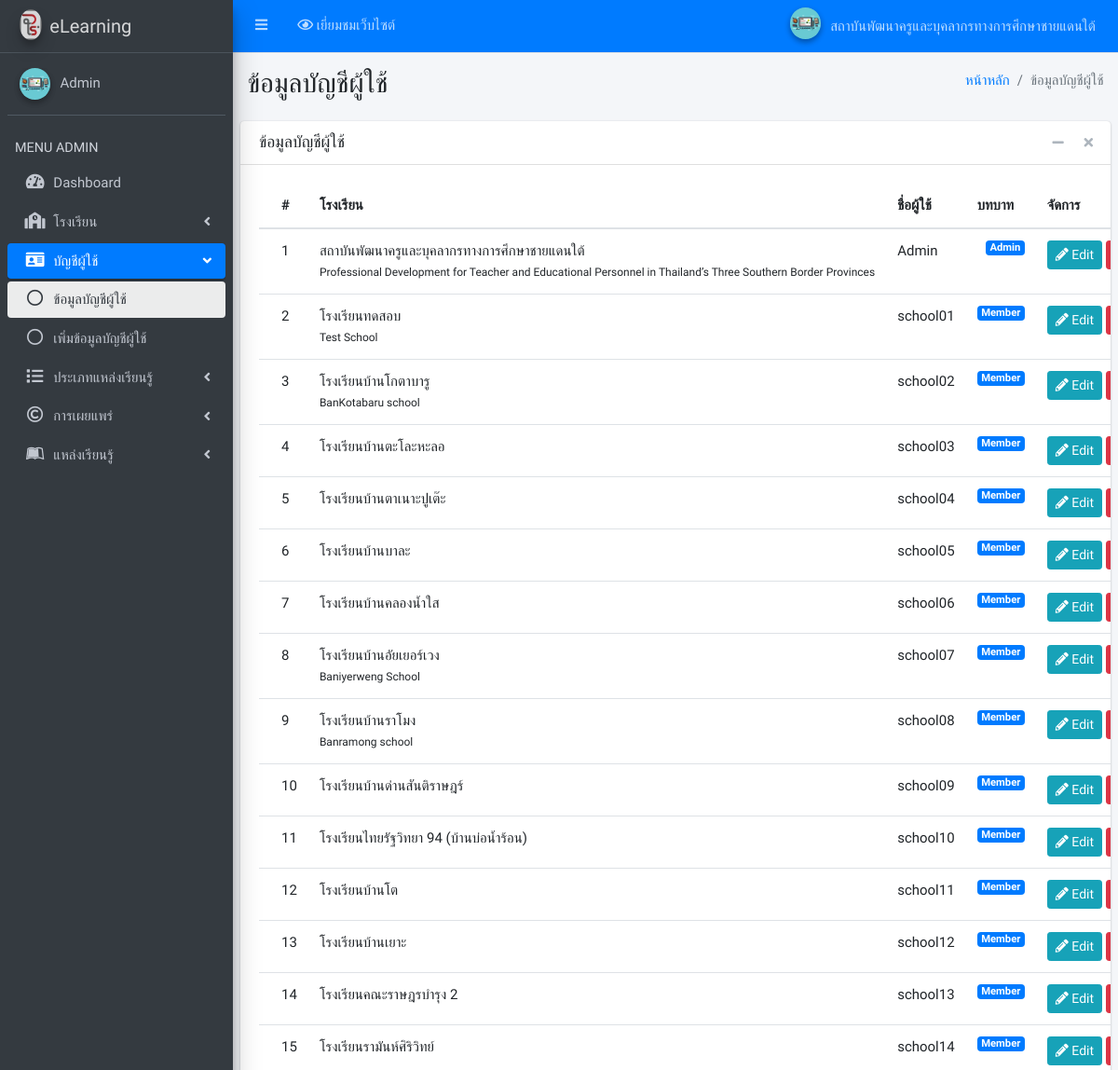
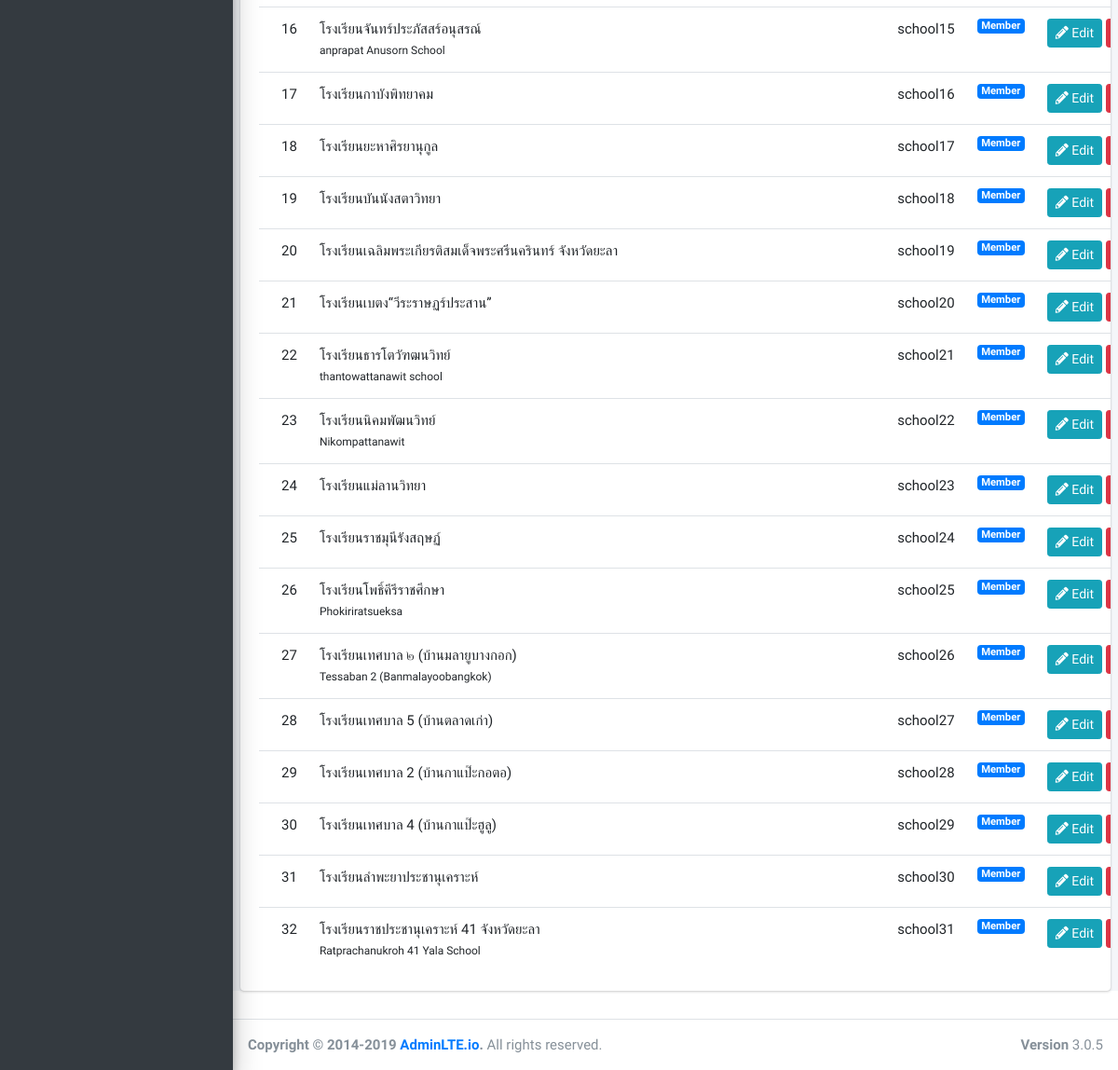
The page /backend/admin/?menu=user (signed in) on the database its author committed (2 pictures, top to bottom).
### tables this page shows
CREATE TABLE `tbl_user` (
`user_id` int(20) NOT NULL,
`user_name` varchar(255) NOT NULL,
`password` varchar(255) NOT NULL,
`school_id` int(11) NOT NULL,
`role` varchar(100) NOT NULL,
`created_at` timestamp NOT NULL DEFAULT current_timestamp(),
`updated_at` timestamp NULL DEFAULT NULL
);

CREATE TABLE `tbl_school` (
`school_id` int(255) NOT NULL,
`school_code` varchar(15) DEFAULT NULL,
`school_obec_code` varchar(15) DEFAULT NULL,
`school_name_th` varchar(255) DEFAULT NULL,
`school_name_en` varchar(255) DEFAULT NULL,
`school_director` varchar(255) DEFAULT NULL,
`school_director_tell` varchar(15) DEFAULT NULL,
`school_tell` varchar(15) DEFAULT NULL,
`school_fax` varchar(15) DEFAULT NULL,
`school_email` varchar(50) DEFAULT NULL,
`school_website` varchar(255) DEFAULT NULL,
`province` int(255) DEFAULT NULL,
`amphur` int(255) DEFAULT NULL,
`district` int(255) DEFAULT NULL,
`postcode` varchar(10) DEFAULT NULL,
`school_lat` varchar(255) DEFAULT NULL,
`school_lng` varchar(255) DEFAULT NULL,
`created_at` timestamp NOT NULL DEFAULT current_timestamp(),
`updated_at` timestamp NULL DEFAULT NULL
);

### backend/admin/pages/user/index.php (the view, shortened to what this page needs)
<div class="content-wrapper">
	<section class="content-header">
		<div class="container-fluid">
			<div class="row mb-2">
				<div class="col-sm-6">
					<h1>ข้อมูลบัญชีผู้ใช้</h1>
				</div>
				<div class="col-sm-6">
					<ol class="breadcrumb float-sm-right">
						<li class="breadcrumb-item"><a href="#">หน้าหลัก</a></li>
						<li class="breadcrumb-item active">ข้อมูลบัญชีผู้ใช้</li>
					</ol>
				</div>
			</div>
		</div>
	</section>
	<section class="content">
		<div class="card">
			<div class="card-header">
				<h3 class="card-title">ข้อมูลบัญชีผู้ใช้</h3>
				<div class="card-tools">
					<button type="button" class="btn btn-tool" data-card-widget="collapse" data-toggle="tooltip" title="Collapse">
						<i class="fas fa-minus"></i></button>
						<button type="button" class="btn btn-tool" data-card-widget="remove" data-toggle="tooltip" title="Remove">
							<i class="fas fa-times"></i></button>
						</div>
					</div>
					<div class="card-body table-responsive p-0">
						<div class="card-body">
							<table class="table table-hover text-nowrap" id="dataTable">
								<thead>
									<tr>
										<th style="width: 10%">
											#
										</th>
										<th style="width: 30%">
											โรงเรียน
										</th>
										<th style="width: 20%">
											ชื่อผู้ใช้
										</th>
										<th style="width: 20%" align="center">
											บทบาท
										</th>
										<th style="width: 20%">
											จัดการ
										</th>
									</tr>
								</thead>
								<tbody>
									<?php
									$i=0;
									$sql = "SELECT * FROM tbl_user INNER JOIN tbl_school ON tbl_user.school_id = tbl_school.school_id";
									$result = $conn->query($sql);
									while($row = $result->fetch_assoc()) {
										$i++;
										?>
										<tr>
											<td>
												<?php echo $i; ?>
											</td>
											<td>
												<a>
													<?php echo $row['school_name_th']; ?>
												</a>
												<br/>
												<small>
													<?php echo $row['school_name_en']; ?>
												</small>
											</td>
											<td>
												<a>
													<?php echo $row['user_name']; ?>
												</a>
											</td>
											<td align="center">
												<a>
													<span class="float-right badge bg-primary"><?php echo $row['role']; ?></span>
												</a>
											</td>
											<td class="project-actions text-right">
              <a class="btn btn-info btn-sm" href="?menu=user-edit&user_id=<?php echo $row['user_id']; ?>">
              	<i class="fas fa-pencil-alt">
              	</i>
              	Edit
              </a>
              <a class="btn btn-danger btn-sm" href="?menu=user&Action=del&user_id=<?php echo $row['user_id']; ?>" onclick="return confirm('คุณต้องการลบใช่หรือไม่ ?');" >
              </a>
          </td>
      </tr>
  <?php } ?>
</tbody>
</table>
</div>
</div>
</div>
</section>
</div>

### backend/admin/layouts/head.php (style rules this page uses)
body { font-family: 'K2D', sans-serif !important; font-size: 15px !important; }

### rows shown on the page
tbl_user: school.school_name_th "สถาบันพัฒนาครูและบุคลากรทางการศึกษาชายแดนใต้", school.school_name_en "Professional Development for Teacher and Educational Personnel in Thailand’s Three Southern Border Provinces", user_name "Admin", role "Admin"
tbl_user: school.school_name_th "โรงเรียนทดสอบ", school.school_name_en "Test School", user_name "school01", role "Member"
tbl_user: school.school_name_th "โรงเรียนบ้านโกตาบารู", school.school_name_en "BanKotabaru school", user_name "school02", role "Member"
tbl_user: school.school_name_th "โรงเรียนบ้านตะโละหะลอ", user_name "school03", role "Member"
tbl_user: school.school_name_th "โรงเรียนบ้านตาเนาะปูเต๊ะ", user_name "school04", role "Member"
tbl_user: school.school_name_th "โรงเรียนบ้านบาละ", user_name "school05", role "Member"
tbl_user: school.school_name_th "โรงเรียนบ้านคลองน้ำใส", user_name "school06", role "Member"
tbl_user: school.school_name_th "โรงเรียนบ้านอัยเยอร์เวง", school.school_name_en "Baniyerweng School", user_name "school07", role "Member"
tbl_user: school.school_name_th "โรงเรียนบ้านราโมง", school.school_name_en "Banramong school", user_name "school08", role "Member"
tbl_user: school.school_name_th "โรงเรียนบ้านด่านสันติราษฎร์", user_name "school09", role "Member"
tbl_user: school.school_name_th "โรงเรียนไทยรัฐวิทยา 94 (บ้านบ่อน้ำร้อน)", user_name "school10", role "Member"
tbl_user: school.school_name_th "โรงเรียนบ้านโต", user_name "school11", role "Member"
tbl_user: school.school_name_th "โรงเรียนบ้านเยาะ", user_name "school12", role "Member"
tbl_user: school.school_name_th "โรงเรียนคณะราษฎรบำรุง 2", user_name "school13", role "Member"
tbl_user: school.school_name_th "โรงเรียนรามันห์ศิริวิทย์", user_name "school14", role "Member"
tbl_user: school.school_name_th "โรงเรียนจันทร์ประภัสสร์อนุสรณ์", school.school_name_en "anprapat Anusorn School", user_name "school15", role "Member"
tbl_user: school.school_name_th "โรงเรียนกาบังพิทยาคม", user_name "school16", role "Member"
tbl_user: school.school_name_th "โรงเรียนยะหาศิรยานุกูล", user_name "school17", role "Member"
tbl_user: school.school_name_th "โรงเรียนบันนังสตาวิทยา", user_name "school18", role "Member"
tbl_user: school.school_name_th "โรงเรียนเฉลิมพระเกียรติสมเด็จพระศรีนครินทร์ จังหวัดยะลา", user_name "school19", role "Member"
tbl_user: school.school_name_th "โรงเรียนเบตง“วีระราษฏร์ประสาน”", user_name "school20", role "Member"
tbl_user: school.school_name_th "โรงเรียนธารโตวัฑฒนวิทย์", school.school_name_en "thantowattanawit school", user_name "school21", role "Member"
tbl_user: school.school_name_th "โรงเรียนนิคมพัฒนวิทย์", school.school_name_en "Nikompattanawit", user_name "school22", role "Member"
tbl_user: school.school_name_th "โรงเรียนแม่ลานวิทยา", user_name "school23", role "Member"
tbl_user: school.school_name_th "โรงเรียนราชมุนีรังสฤษฏ์", user_name "school24", role "Member"
tbl_user: school.school_name_th "โรงเรียนโพธิ์คีรีราชศึกษา", school.school_name_en "Phokiriratsueksa", user_name "school25", role "Member"
tbl_user: school.school_name_th "โรงเรียนเทศบาล ๒ (บ้านมลายูบางกอก)", school.school_name_en "Tessaban 2 (Banmalayoobangkok)", user_name "school26", role "Member"
tbl_user: school.school_name_th "โรงเรียนเทศบาล 5 (บ้านตลาดเก่า)", user_name "school27", role "Member"
tbl_user: school.school_name_th "โรงเรียนเทศบาล 2 (บ้านกาแป๊ะกอตอ)", user_name "school28", role "Member"
tbl_user: school.school_name_th "โรงเรียนเทศบาล 4 (บ้านกาแป๊ะฮูลู)", user_name "school29", role "Member"
tbl_user: school.school_name_th "โรงเรียนลำพะยาประชานุเคราะห์", user_name "school30", role "Member"
tbl_user: school.school_name_th "โรงเรียนราชประชานุเคราะห์ 41 จังหวัดยะลา", school.school_name_en "Ratprachanukroh 41 Yala School", user_name "school31", role "Member"

### other values the page prints
$_SESSION['school_name_th'] "สถาบันพัฒนาครูและบุคลากรทางการศึกษาชายแดนใต้"
$_SESSION['login'] "Admin"
